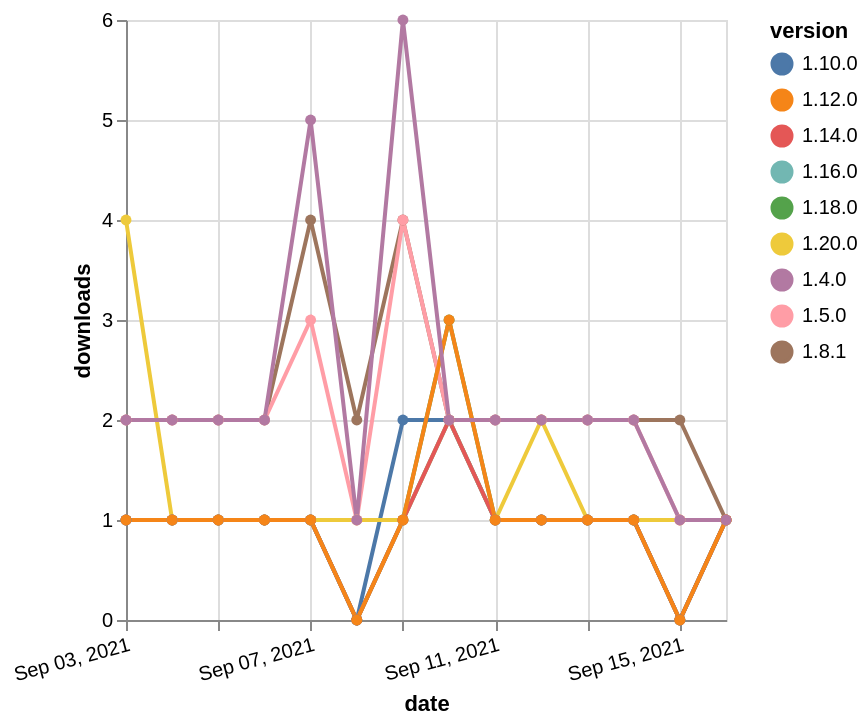

Express this chart as Vega-Lite.
### Vega-Lite specification from a JSON file in a GitHub repository (floating-point values rounded to 4 significant figures)
{"$schema": "https://vega.github.io/schema/vega-lite/v5.json", "description": "A simple bar chart with embedded data.", "data": {"values": [{"date": "2021-09-03", "total": 204, "delta": 1, "version": "1.18.0"}, {"date": "2021-09-04", "total": 205, "delta": 1, "version": "1.18.0"}, {"date": "2021-09-05", "total": 206, "delta": 1, "version": "1.18.0"}, {"date": "2021-09-06", "total": 207, "delta": 1, "version": "1.18.0"}, {"date": "2021-09-07", "total": 208, "delta": 1, "version": "1.18.0"}, {"date": "2021-09-08", "total": 208, "delta": 0, "version": "1.18.0"}, {"date": "2021-09-09", "total": 209, "delta": 1, "version": "1.18.0"}, {"date": "2021-09-10", "total": 212, "delta": 3, "version": "1.18.0"}, {"date": "2021-09-11", "total": 213, "delta": 1, "version": "1.18.0"}, {"date": "2021-09-12", "total": 214, "delta": 1, "version": "1.18.0"}, {"date": "2021-09-13", "total": 215, "delta": 1, "version": "1.18.0"}, {"date": "2021-09-14", "total": 216, "delta": 1, "version": "1.18.0"}, {"date": "2021-09-15", "total": 216, "delta": 0, "version": "1.18.0"}, {"date": "2021-09-16", "total": 217, "delta": 1, "version": "1.18.0"}, {"date": "2021-09-03", "total": 263, "delta": 1, "version": "1.10.0"}, {"date": "2021-09-04", "total": 264, "delta": 1, "version": "1.10.0"}, {"date": "2021-09-05", "total": 265, "delta": 1, "version": "1.10.0"}, {"date": "2021-09-06", "total": 266, "delta": 1, "version": "1.10.0"}, {"date": "2021-09-07", "total": 267, "delta": 1, "version": "1.10.0"}, {"date": "2021-09-08", "total": 267, "delta": 0, "version": "1.10.0"}, {"date": "2021-09-09", "total": 269, "delta": 2, "version": "1.10.0"}, {"date": "2021-09-10", "total": 271, "delta": 2, "version": "1.10.0"}, {"date": "2021-09-11", "total": 272, "delta": 1, "version": "1.10.0"}, {"date": "2021-09-12", "total": 273, "delta": 1, "version": "1.10.0"}, {"date": "2021-09-13", "total": 274, "delta": 1, "version": "1.10.0"}, {"date": "2021-09-14", "total": 275, "delta": 1, "version": "1.10.0"}, {"date": "2021-09-15", "total": 275, "delta": 0, "version": "1.10.0"}, {"date": "2021-09-16", "total": 276, "delta": 1, "version": "1.10.0"}, {"date": "2021-09-03", "total": 131, "delta": 4, "version": "1.20.0"}, {"date": "2021-09-04", "total": 132, "delta": 1, "version": "1.20.0"}, {"date": "2021-09-05", "total": 133, "delta": 1, "version": "1.20.0"}, {"date": "2021-09-06", "total": 134, "delta": 1, "version": "1.20.0"}, {"date": "2021-09-07", "total": 135, "delta": 1, "version": "1.20.0"}, {"date": "2021-09-08", "total": 136, "delta": 1, "version": "1.20.0"}, {"date": "2021-09-09", "total": 137, "delta": 1, "version": "1.20.0"}, {"date": "2021-09-10", "total": 139, "delta": 2, "version": "1.20.0"}, {"date": "2021-09-11", "total": 140, "delta": 1, "version": "1.20.0"}, {"date": "2021-09-12", "total": 142, "delta": 2, "version": "1.20.0"}, {"date": "2021-09-13", "total": 143, "delta": 1, "version": "1.20.0"}, {"date": "2021-09-14", "total": 144, "delta": 1, "version": "1.20.0"}, {"date": "2021-09-15", "total": 145, "delta": 1, "version": "1.20.0"}, {"date": "2021-09-16", "total": 146, "delta": 1, "version": "1.20.0"}, {"date": "2021-09-03", "total": 177, "delta": 1, "version": "1.16.0"}, {"date": "2021-09-04", "total": 178, "delta": 1, "version": "1.16.0"}, {"date": "2021-09-05", "total": 179, "delta": 1, "version": "1.16.0"}, {"date": "2021-09-06", "total": 180, "delta": 1, "version": "1.16.0"}, {"date": "2021-09-07", "total": 181, "delta": 1, "version": "1.16.0"}, {"date": "2021-09-08", "total": 181, "delta": 0, "version": "1.16.0"}, {"date": "2021-09-09", "total": 182, "delta": 1, "version": "1.16.0"}, {"date": "2021-09-10", "total": 184, "delta": 2, "version": "1.16.0"}, {"date": "2021-09-11", "total": 185, "delta": 1, "version": "1.16.0"}, {"date": "2021-09-12", "total": 186, "delta": 1, "version": "1.16.0"}, {"date": "2021-09-13", "total": 187, "delta": 1, "version": "1.16.0"}, {"date": "2021-09-14", "total": 188, "delta": 1, "version": "1.16.0"}, {"date": "2021-09-15", "total": 188, "delta": 0, "version": "1.16.0"}, {"date": "2021-09-16", "total": 189, "delta": 1, "version": "1.16.0"}, {"date": "2021-09-03", "total": 2533, "delta": 2, "version": "1.8.1"}, {"date": "2021-09-04", "total": 2535, "delta": 2, "version": "1.8.1"}, {"date": "2021-09-05", "total": 2537, "delta": 2, "version": "1.8.1"}, {"date": "2021-09-06", "total": 2539, "delta": 2, "version": "1.8.1"}, {"date": "2021-09-07", "total": 2543, "delta": 4, "version": "1.8.1"}, {"date": "2021-09-08", "total": 2545, "delta": 2, "version": "1.8.1"}, {"date": "2021-09-09", "total": 2549, "delta": 4, "version": "1.8.1"}, {"date": "2021-09-10", "total": 2551, "delta": 2, "version": "1.8.1"}, {"date": "2021-09-11", "total": 2553, "delta": 2, "version": "1.8.1"}, {"date": "2021-09-12", "total": 2555, "delta": 2, "version": "1.8.1"}, {"date": "2021-09-13", "total": 2557, "delta": 2, "version": "1.8.1"}, {"date": "2021-09-14", "total": 2559, "delta": 2, "version": "1.8.1"}, {"date": "2021-09-15", "total": 2561, "delta": 2, "version": "1.8.1"}, {"date": "2021-09-16", "total": 2562, "delta": 1, "version": "1.8.1"}, {"date": "2021-09-03", "total": 190, "delta": 1, "version": "1.14.0"}, {"date": "2021-09-04", "total": 191, "delta": 1, "version": "1.14.0"}, {"date": "2021-09-05", "total": 192, "delta": 1, "version": "1.14.0"}, {"date": "2021-09-06", "total": 193, "delta": 1, "version": "1.14.0"}, {"date": "2021-09-07", "total": 194, "delta": 1, "version": "1.14.0"}, {"date": "2021-09-08", "total": 194, "delta": 0, "version": "1.14.0"}, {"date": "2021-09-09", "total": 195, "delta": 1, "version": "1.14.0"}, {"date": "2021-09-10", "total": 197, "delta": 2, "version": "1.14.0"}, {"date": "2021-09-11", "total": 198, "delta": 1, "version": "1.14.0"}, {"date": "2021-09-12", "total": 199, "delta": 1, "version": "1.14.0"}, {"date": "2021-09-13", "total": 200, "delta": 1, "version": "1.14.0"}, {"date": "2021-09-14", "total": 201, "delta": 1, "version": "1.14.0"}, {"date": "2021-09-15", "total": 201, "delta": 0, "version": "1.14.0"}, {"date": "2021-09-16", "total": 202, "delta": 1, "version": "1.14.0"}, {"date": "2021-09-03", "total": 2597, "delta": 2, "version": "1.5.0"}, {"date": "2021-09-04", "total": 2599, "delta": 2, "version": "1.5.0"}, {"date": "2021-09-05", "total": 2601, "delta": 2, "version": "1.5.0"}, {"date": "2021-09-06", "total": 2603, "delta": 2, "version": "1.5.0"}, {"date": "2021-09-07", "total": 2606, "delta": 3, "version": "1.5.0"}, {"date": "2021-09-08", "total": 2607, "delta": 1, "version": "1.5.0"}, {"date": "2021-09-09", "total": 2611, "delta": 4, "version": "1.5.0"}, {"date": "2021-09-10", "total": 2613, "delta": 2, "version": "1.5.0"}, {"date": "2021-09-11", "total": 2615, "delta": 2, "version": "1.5.0"}, {"date": "2021-09-12", "total": 2617, "delta": 2, "version": "1.5.0"}, {"date": "2021-09-13", "total": 2619, "delta": 2, "version": "1.5.0"}, {"date": "2021-09-14", "total": 2621, "delta": 2, "version": "1.5.0"}, {"date": "2021-09-15", "total": 2622, "delta": 1, "version": "1.5.0"}, {"date": "2021-09-16", "total": 2623, "delta": 1, "version": "1.5.0"}, {"date": "2021-09-03", "total": 349, "delta": 1, "version": "1.12.0"}, {"date": "2021-09-04", "total": 350, "delta": 1, "version": "1.12.0"}, {"date": "2021-09-05", "total": 351, "delta": 1, "version": "1.12.0"}, {"date": "2021-09-06", "total": 352, "delta": 1, "version": "1.12.0"}, {"date": "2021-09-07", "total": 353, "delta": 1, "version": "1.12.0"}, {"date": "2021-09-08", "total": 353, "delta": 0, "version": "1.12.0"}, {"date": "2021-09-09", "total": 354, "delta": 1, "version": "1.12.0"}, {"date": "2021-09-10", "total": 357, "delta": 3, "version": "1.12.0"}, {"date": "2021-09-11", "total": 358, "delta": 1, "version": "1.12.0"}, {"date": "2021-09-12", "total": 359, "delta": 1, "version": "1.12.0"}, {"date": "2021-09-13", "total": 360, "delta": 1, "version": "1.12.0"}, {"date": "2021-09-14", "total": 361, "delta": 1, "version": "1.12.0"}, {"date": "2021-09-15", "total": 361, "delta": 0, "version": "1.12.0"}, {"date": "2021-09-16", "total": 362, "delta": 1, "version": "1.12.0"}, {"date": "2021-09-03", "total": 3632, "delta": 2, "version": "1.4.0"}, {"date": "2021-09-04", "total": 3634, "delta": 2, "version": "1.4.0"}, {"date": "2021-09-05", "total": 3636, "delta": 2, "version": "1.4.0"}, {"date": "2021-09-06", "total": 3638, "delta": 2, "version": "1.4.0"}, {"date": "2021-09-07", "total": 3643, "delta": 5, "version": "1.4.0"}, {"date": "2021-09-08", "total": 3644, "delta": 1, "version": "1.4.0"}, {"date": "2021-09-09", "total": 3650, "delta": 6, "version": "1.4.0"}, {"date": "2021-09-10", "total": 3652, "delta": 2, "version": "1.4.0"}, {"date": "2021-09-11", "total": 3654, "delta": 2, "version": "1.4.0"}, {"date": "2021-09-12", "total": 3656, "delta": 2, "version": "1.4.0"}, {"date": "2021-09-13", "total": 3658, "delta": 2, "version": "1.4.0"}, {"date": "2021-09-14", "total": 3660, "delta": 2, "version": "1.4.0"}, {"date": "2021-09-15", "total": 3661, "delta": 1, "version": "1.4.0"}, {"date": "2021-09-16", "total": 3662, "delta": 1, "version": "1.4.0"}]}, "width": "container", "mark": {"type": "line", "point": {"filled": true}}, "encoding": {"x": {"field": "date", "type": "temporal", "timeUnit": "yearmonthdate", "title": "date", "axis": {"labelAngle": -15}}, "y": {"field": "delta", "type": "quantitative", "title": "downloads"}, "color": {"field": "version", "type": "nominal"}, "tooltip": {"field": "delta"}}}
